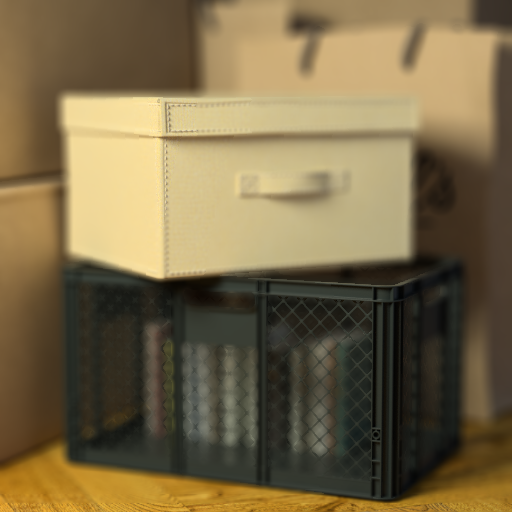
#> input picture pa1/dataset/images/boxes/02.png, 512 x 512 px; its folder holds 3 pictures in this run; the run also reads 1 picture not shown here
$ python 'submit (copy).py'   (older library calls are emulated)
#> lines starting #> are read from the running program, lines starting #| are printed output that depends on the picture; long printed decimals are rounded
#> in align, template is the input picture: shape (512, 512, 3); mean B, G, R 72.2, 105.2, 121.1
import numpy as np
import cv2
import os
import glob
import gco
import matplotlib.pyplot as plt


def image_alignment(template, image, sift_thres=0.6, ransac_thres=1.0):
    # convert to gray
#> called with sift_thres = 0.6, ransac_thres = 1
    tmp = cv2.cvtColor(template, cv2.COLOR_BGR2GRAY)
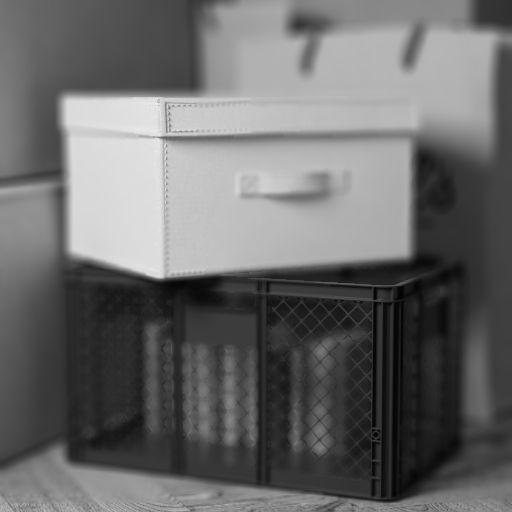
#> tmp: shape (512, 512); min 1, max 239, mean 106.2
    img = cv2.cvtColor(image, cv2.COLOR_BGR2GRAY)

    # compute keypoints and descriptors
    sift = cv2.xfeatures2d.SIFT_create()
    img_kp, img_dsc = sift.detectAndCompute(img, None)
#> img_kp = 268 keypoints; strongest (x, y, size): (140, 188, 114), (157, 273, 9.4), (79, 112, 27.1), (376, 225, 54.4)
    tmp_kp, tmp_dsc = sift.detectAndCompute(tmp, None)
#> tmp_kp = 221 keypoints; strongest (x, y, size): (140, 188, 114), (80, 113, 27.2), (155, 270, 13.7), (376, 225, 54.4)

    # find where are good matches
    matcher = cv2.BFMatcher_create(normType=cv2.NORM_L2, crossCheck=False)
    matches = matcher.knnMatch(img_dsc, tmp_dsc, k=2)
#> matches = 268 matches
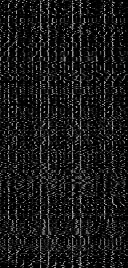
#> img_dsc: shape (268, 128) float32; min 0, max 205, mean 24.4
    good_matches = []
    for m1, m2 in matches:
        if m1.distance < sift_thres * m2.distance:
            good_matches.append(m1)
#> after the loop, good_matches = 116 matches

    # apply homography
    img_pts = np.float32([img_kp[m.queryIdx].pt for m in good_matches]).reshape(-1, 1, 2)
#> img_pts = 116 rows, first 8: [43.3, 187.1], [46.29, 158.8], [57.15, 454], [59.97, 196], [75.75, 455.6], [79.45, 112.4], [79.45, 112.4], [83.79, 243.9]
    tmp_pts = np.float32([tmp_kp[m.trainIdx].pt for m in good_matches]).reshape(-1, 1, 2)
#> tmp_pts = 116 rows, first 8: [42.12, 187.8], [46.28, 158.8], [57.08, 454.1], [59.88, 196.3], [76.03, 455.4], [79.63, 112.5], [79.63, 112.5], [85.85, 242.7]

    homo, mask = cv2.findHomography(img_pts, tmp_pts, cv2.RANSAC, ransac_thres)
#> homo = [[0.999, 0.000436, -0.0834], [-0.000479, 1, 0.146], [-1.28e-06, 4.1e-07, 1]]; mask = 116 values, max 1 at index 1, min 0 at index 0, mean 0.871

    h, w, _ = template.shape
#> h = 512; w = 512
    image_aligned = cv2.warpPerspective(image, homo, (w, h))
    return image_aligned


def align(images_path, dataset, results_path):
    if not os.path.isdir(os.path.join(results_path, dataset)):
        os.makedirs(os.path.join(results_path, dataset))

    image_files = sorted(glob.glob(os.path.join(images_path, dataset, '*')))
    i=2
    template = cv2.imread(image_files[1])
    image = cv2.imread(image_files[2])
    aligned = image_alignment(template, image)

    error = []
    error.append(np.abs(template - image))
    error.append(np.abs(template - aligned))
    print(np.mean(error[0]), np.mean(error[1]))
#| 57.325 58.473
    error = np.concatenate(error, axis=1)
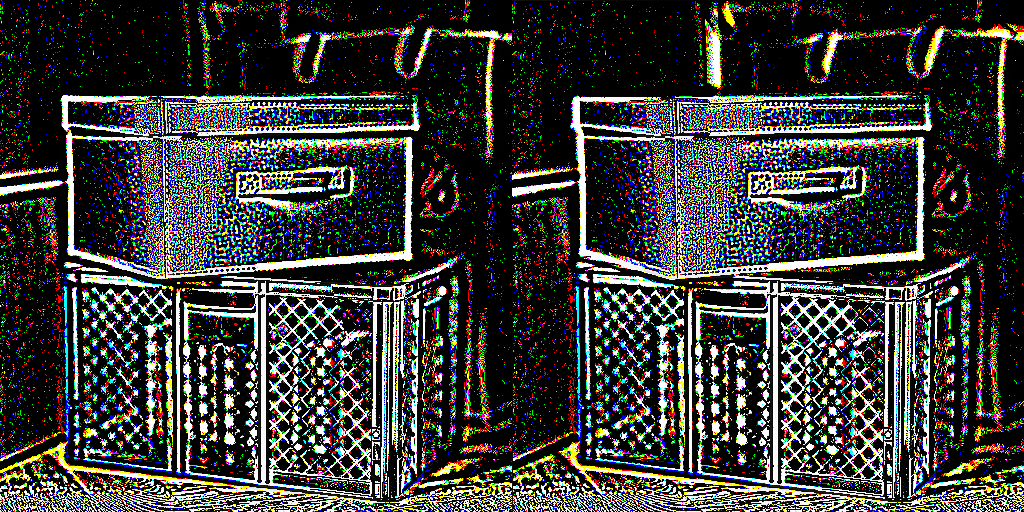
#> error: shape (512, 1024, 3); mean of channels 0, 1, 2 56.2, 59, 58.5; drawn as B, G, R
    print(np.min(error), np.max(error))
#| 0 255


    cv2.imwrite(os.path.join(results_path, 'errormap_%s.png'%dataset), error)


# [108 lines left out: functions get_focus, depth_focus, graph_cut, not called in this run]


if __name__=='__main__':
    images_path = 'dataset/images'
    datasets = ['boxes', 'cotton']

    for dataset in datasets:
        print('Start working on %s'%(dataset))

        # TASK1: Image Alignment
        print('TASK 1, Image Alignment')
        aligned_path = 'dataset/aligned'
        if not os.path.isdir(aligned_path):
            os.makedirs(aligned_path)
#> (the run stopped early here; a loop or call above may not have finished)
